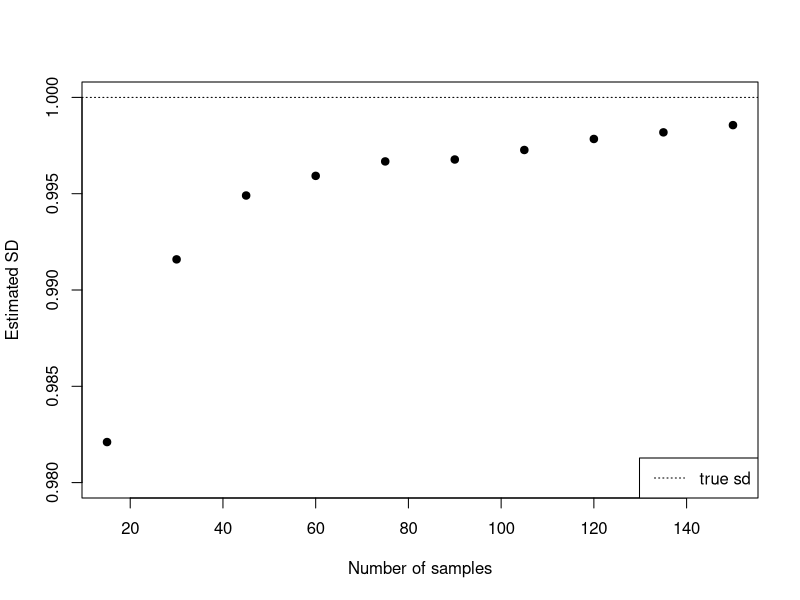
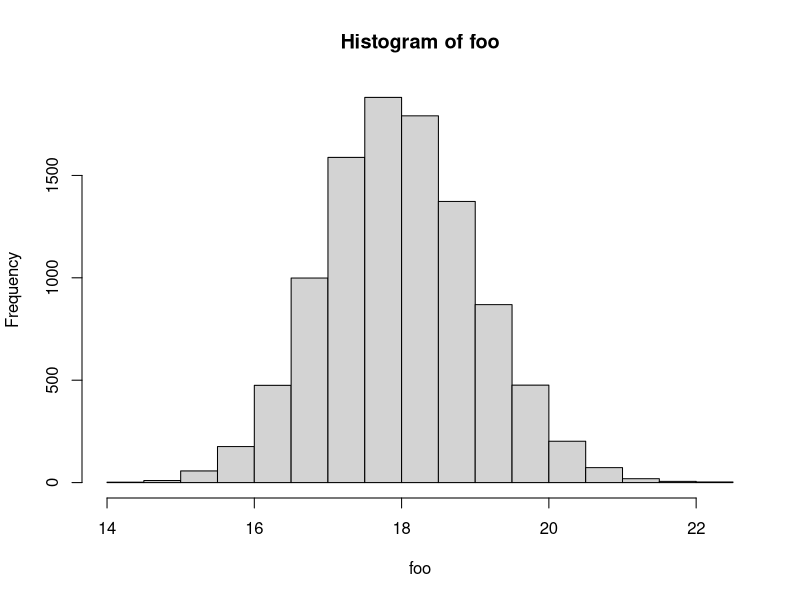
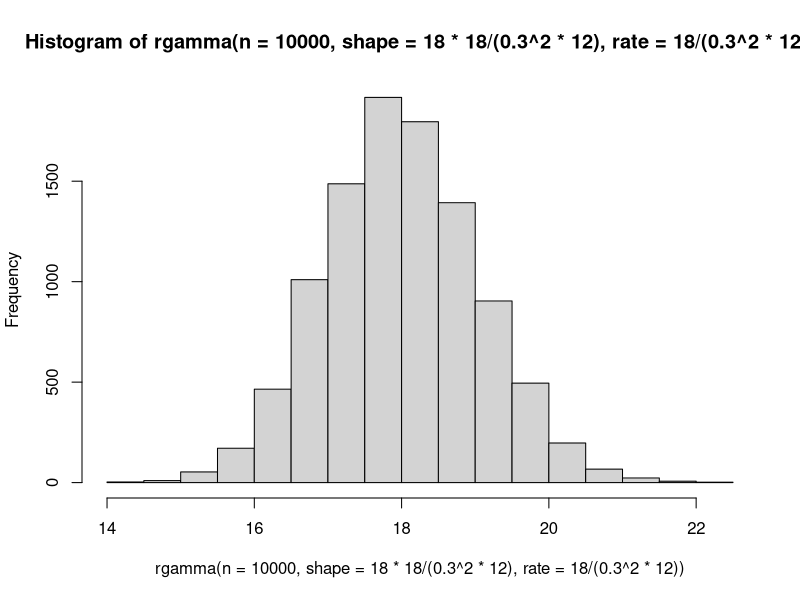
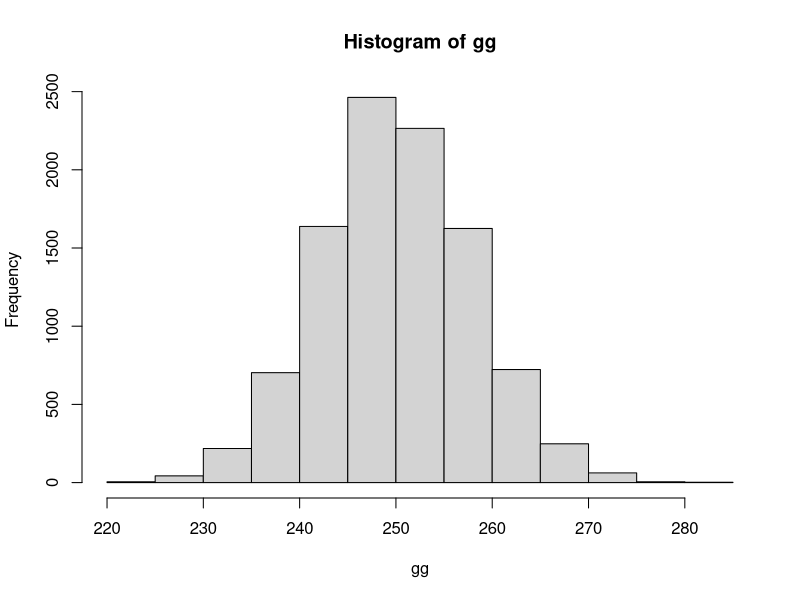
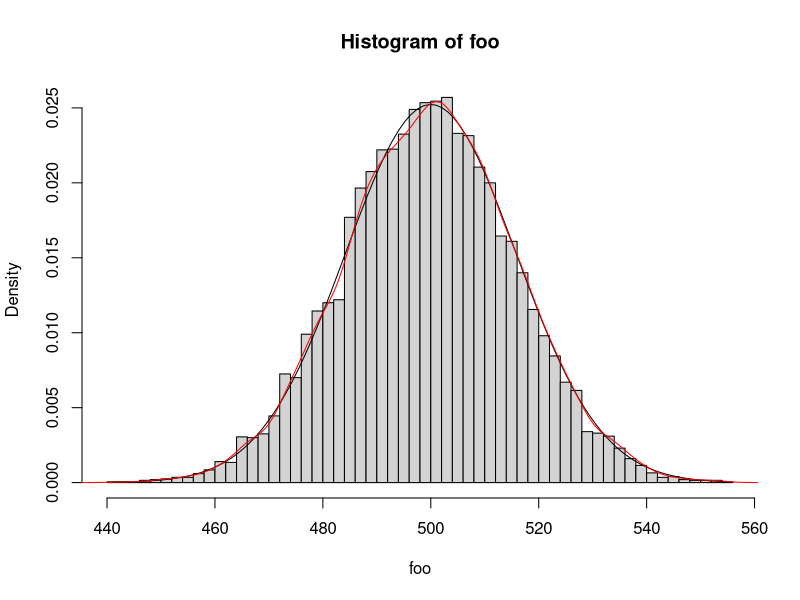
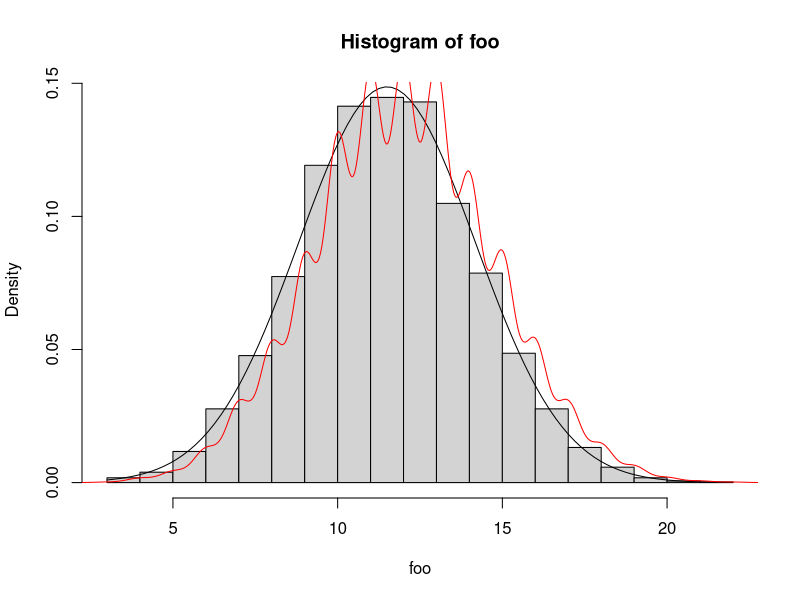

R code for these plots, in order:
x <- function(n){
     sd(rnorm(n = n))
} 

foo <- function(nn){
     mean(replicate(100000, x(nn)))
}

foo.vec <- Vectorize(foo)
nums <- floor(c((1:10)*15))
sds <- foo.vec(nums)
plot(sds~nums, ylim = c(0.98, 1), 
     xlab = "Number of samples", ylab = "Estimated SD", pch = 19)
abline(h = 1, lty = 3)
legend("bottomright", legend = "true sd", lty = 3)



####### HW11

pnorm(32, mean = 18, sqrt(12*0.3^2), lower.tail = F)

pnorm(q = -2/(sqrt(1.08)), mean = 0 , sd = 1, lower.tail = F)


foo <- replicate(10000, sum(rgamma(12, shape = 75/3, rate = 50/3)))
mean(foo)
hist(foo)
sum(foo >= 16) / length(foo)


hist(rgamma(n = 10000, shape = 18*18/(0.3^2*12), rate = 18/(0.3^2*12)))

pgamma(q = 32, shape = 18*18/(0.3^2*12), rate = 18/(0.3^2*12), lower.tail = F)

pgamma(q = 32, shape = 300, rate = 50/3, lower.tail = F)

gg <- rgamma(n = 10000, shape = 1000, rate = 4)
hist(gg)
mean(gg)
var(gg)
1000/4^2

## 3

n = 1000
p = 1/2
foo <- rbinom(10000, n, prob = p )
hist(foo, freq = F, breaks = 50)

# normal approx
lines(x = seq(min(foo), max(foo), length = 100), 
      y = dnorm(x = seq(min(foo), to = max(foo), length = 100), 
                mean = n*p, sd = sqrt((1-p)*n*p)))
lines(density(foo), col = "red")



## 3b
n = 30
p = 0.4
foo <- rbinom(10000, n, prob = p )
hist(foo, freq = F, breaks = 20)

# normal approx
lines(x = seq(min(foo), max(foo), length = 100), 
      y = dnorm(x = seq(min(foo), to = max(foo), length = 100), 
                mean = n*p-0.5, sd = sqrt((1-p)*n*p)))
lines(density(foo), col = "red")
sum(foo <= 10) / length(foo)


pbinom(10, size = n, prob = p, lower.tail = T)

pnorm(q = 10, mean = n*p-0.5, sd = sqrt((1-p)*n*p))

pnorm(q = (10-n*p + 0.5)/sqrt((1-p)*n*p), mean = 0, 1)
